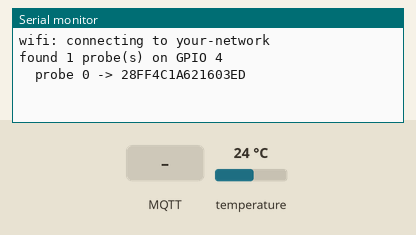
Bench run of a sketch on a simulated ESP32. On the bench: the last lines printed to the serial monitor. The test bench sets the inputs (shaded band); at power-on: temperature 24 °C. WiFi joins after 1.5 s; servers stay silent unless stated; random numbers use the default seed unless the sketch sets one; no MQTT or app messages arrive unless stated.

Above: at 1.3 s.
1.4 s: MQTT message "1" arrives on the first subscribed topic
At 2.4 s:
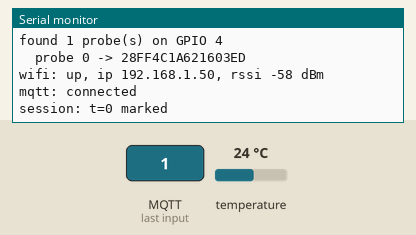
4.6 s: temperature set to 19 °C
At 5.2 s:
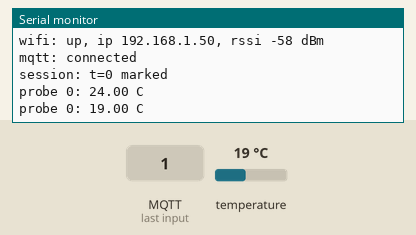

The sketch:

coffee_thermometer.ino
```cpp
#include <Arduino.h>
#include <OneWire.h>
#include <DallasTemperature.h>
#include <WiFi.h>
#include <PubSubClient.h>

#include "config.h"

static const uint8_t ONE_WIRE_PIN = 4;
static const uint8_t MAX_PROBES = 4;
static const unsigned long READ_INTERVAL_MS = 2000;
static const unsigned long MQTT_RETRY_MS = 5000;
static const unsigned long WIFI_RETRY_MS = 15000;
static const uint8_t SENSOR_RESOLUTION_BITS = 12;

static const bool TEST_MODE_ENABLED = TEST_MODE;
static const float TEST_BASE_C = 60.0f;
static const float TEST_NOISE_C = 1.0f;
static const float TEST_PROBE_OFFSET_C = 0.3f;

static const char STATUS_TOPIC[] = "coffee/status";
static const char STATUS_ONLINE[] = "online";
static const char STATUS_OFFLINE[] = "offline";
static const char SESSION_START_TOPIC[] = "coffee/session/start";
static const char SESSION_ELAPSED_TOPIC[] = "coffee/session/elapsed";
static const char DEVICE_RSSI_TOPIC[] = "coffee/device/rssi";
static const char DEVICE_IP_TOPIC[] = "coffee/device/ip";

OneWire oneWire(ONE_WIRE_PIN);
DallasTemperature sensors(&oneWire);

WiFiClient net;
PubSubClient mqtt(net);

DeviceAddress probeAddress[MAX_PROBES];
uint8_t probeCount = 0;

unsigned long lastReadMs = 0;
unsigned long lastMqttAttemptMs = 0;
unsigned long lastWifiAttemptMs = 0;
bool wifiWasUp = false;
bool mqttWasUp = false;
unsigned long sessionStartMs = 0;

static void sortProbes(uint8_t count) {
  for (uint8_t i = 1; i < count; i++) {
    DeviceAddress key;
    memcpy(key, probeAddress[i], sizeof(DeviceAddress));

    int8_t j = i - 1;
    while (j >= 0 && memcmp(probeAddress[j], key, sizeof(DeviceAddress)) > 0) {
      memcpy(probeAddress[j + 1], probeAddress[j], sizeof(DeviceAddress));
      j--;
    }
    memcpy(probeAddress[j + 1], key, sizeof(DeviceAddress));
  }
}

static void beginWifi() {
  lastWifiAttemptMs = millis();
  WiFi.mode(WIFI_STA);
  WiFi.setSleep(false);
  WiFi.setAutoReconnect(true);
  WiFi.begin(WIFI_SSID, WIFI_PASSWORD);
  Serial.printf("wifi: connecting to %s\n", WIFI_SSID);
}

static bool wifiReady() {
  if (WiFi.status() == WL_CONNECTED) {
    if (!wifiWasUp) {
      wifiWasUp = true;
      Serial.printf("wifi: up, ip %s, rssi %d dBm\n",
                    WiFi.localIP().toString().c_str(), WiFi.RSSI());
    }
    return true;
  }

  if (wifiWasUp) {
    wifiWasUp = false;
    Serial.println("wifi: link lost");
  }

  const unsigned long now = millis();
  if (now - lastWifiAttemptMs >= WIFI_RETRY_MS) {
    Serial.println("wifi: retrying");
    WiFi.disconnect();
    beginWifi();
  }
  return false;
}

static void onMessage(char *topic, uint8_t *payload, unsigned int length) {
  (void)payload;
  (void)length;

  if (strcmp(topic, SESSION_START_TOPIC) == 0) {
    sessionStartMs = millis();
    Serial.println("session: t=0 marked");
  }
}

static bool ensureMqtt() {
  if (mqtt.connected()) {
    return true;
  }

  if (mqttWasUp) {
    mqttWasUp = false;
    Serial.printf("mqtt: link lost, state %d, rssi %d dBm\n",
                  mqtt.state(), WiFi.RSSI());
  }

  const unsigned long now = millis();
  if (lastMqttAttemptMs != 0 && now - lastMqttAttemptMs < MQTT_RETRY_MS) {
    return false;
  }
  lastMqttAttemptMs = now;

  if (mqtt.connect(MQTT_CLIENT_ID, STATUS_TOPIC, 0, true, STATUS_OFFLINE)) {
    mqtt.publish(STATUS_TOPIC, STATUS_ONLINE, true);
    mqtt.publish(DEVICE_IP_TOPIC, WiFi.localIP().toString().c_str(), true);
    mqtt.subscribe(SESSION_START_TOPIC);
    mqttWasUp = true;
    Serial.println("mqtt: connected");
    return true;
  }

  Serial.printf("mqtt: connect failed, state %d, retrying\n", mqtt.state());
  return false;
}

static float readProbe(uint8_t index) {
  if (TEST_MODE_ENABLED) {
    const float noise = (float)random(-100, 101) / 100.0f * TEST_NOISE_C;
    return TEST_BASE_C + (float)index * TEST_PROBE_OFFSET_C + noise;
  }

  return sensors.getTempC(probeAddress[index]);
}

static void printAddress(const DeviceAddress addr) {
  for (uint8_t i = 0; i < 8; i++) {
    Serial.printf("%02X", addr[i]);
  }
}

void setup() {
  Serial.begin(115200);
  delay(100);

  beginWifi();
  mqtt.setServer(MQTT_HOST, MQTT_PORT);
  mqtt.setKeepAlive(60);
  mqtt.setCallback(onMessage);

  sessionStartMs = millis();
  Serial.println();

  if (TEST_MODE_ENABLED) {
    randomSeed(micros());
    probeCount = MAX_PROBES;
    Serial.printf("test mode: %u synthetic probe(s) around %.1f C\n",
                  probeCount, TEST_BASE_C);
    return;
  }

  sensors.begin();
  sensors.setResolution(SENSOR_RESOLUTION_BITS);
  uint8_t found = sensors.getDeviceCount();
  if (found > MAX_PROBES) {
    found = MAX_PROBES;
  }

  probeCount = 0;
  for (uint8_t i = 0; i < found; i++) {
    if (sensors.getAddress(probeAddress[probeCount], i)) {
      probeCount++;
    }
  }
  sortProbes(probeCount);

  Serial.printf("found %u probe(s) on GPIO %u\n", probeCount, ONE_WIRE_PIN);
  for (uint8_t i = 0; i < probeCount; i++) {
    Serial.printf("  probe %u -> ", i);
    printAddress(probeAddress[i]);
    Serial.println();
  }
}

void loop() {
  const bool online = wifiReady() && ensureMqtt();
  if (online) {
    mqtt.loop();
  }

  const unsigned long now = millis();
  if (now - lastReadMs < READ_INTERVAL_MS) {
    return;
  }
  lastReadMs = now;

  if (!TEST_MODE_ENABLED) {
    sensors.requestTemperatures();
  }

  const unsigned long elapsedSeconds = (now - sessionStartMs) / 1000;
  if (online) {
    char scratch[16];

    snprintf(scratch, sizeof(scratch), "%lu", elapsedSeconds);
    mqtt.publish(SESSION_ELAPSED_TOPIC, scratch);

    snprintf(scratch, sizeof(scratch), "%d", WiFi.RSSI());
    mqtt.publish(DEVICE_RSSI_TOPIC, scratch);
  }

  for (uint8_t i = 0; i < probeCount; i++) {
    const float celsius = readProbe(i);
    if (celsius <= DEVICE_DISCONNECTED_C) {
      Serial.printf("probe %u: disconnected\n", i);
      continue;
    }

    char topic[48];
    char payload[16];
    snprintf(topic, sizeof(topic), "coffee/sensor/%u/temperature", i);
    snprintf(payload, sizeof(payload), "%.2f", celsius);

    if (online) {
      mqtt.publish(topic, payload);
    }
    Serial.printf("probe %u: %s C\n", i, payload);
  }
}
```

config.example.h
```cpp
#pragma once

#define WIFI_SSID "your-network"
#define WIFI_PASSWORD "your-password"

#define MQTT_HOST "192.168.1.10"
#define MQTT_PORT 1883
#define MQTT_CLIENT_ID "coffee-thermometer"

// true: publish synthetic readings around 60 C, no probes needed
// false: read the real DS18B20 probes on the 1-wire bus
#define TEST_MODE false
```

Measured:
- after the input at 1.4 s, the serial monitor: prints a new line after 0.25 s (image 1)
- after the input at 4.6 s, the serial monitor: prints a new line after 0.17 s (image 2)
